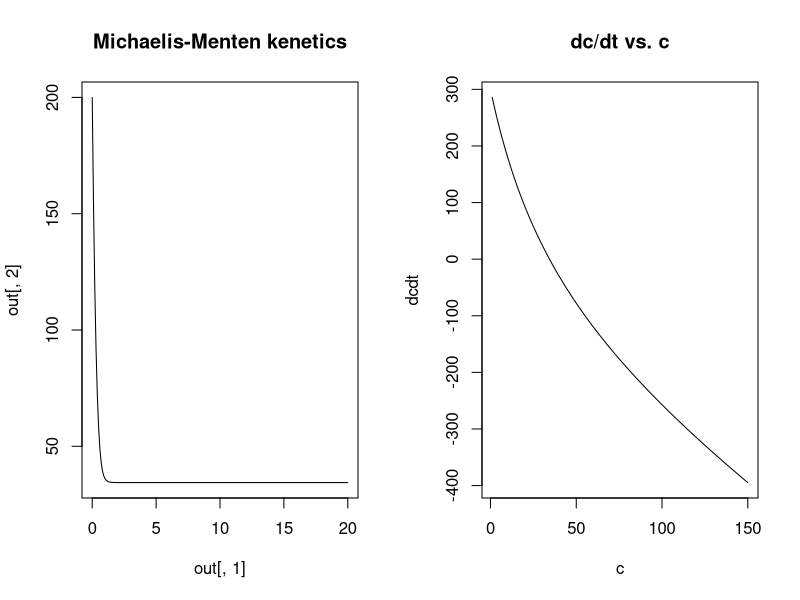

Source code (R):
library(deSolve)

#define the drowth function with fishing

logisticGrowthWithFishing <- function(t, c, P) {
  dcdt <- -1 * P$Kmax * c /(P$Kn + c) * P$n + P$I - P$m * c
  list(dcdt)
  
}

# set the vector of time-points for the output
timevec <- seq(0, 20, by=0.1)

# list of parameters

P <- list(Kmax = 50, Kn = 40, I = 300, m = 2, n = 10)

c0 <- 200 #initial concentration

# call the ode function
c <- 150:1
out <- ode(y = c0, func = logisticGrowthWithFishing, times = timevec, parms = P)
dcdt <- unlist(logisticGrowthWithFishing(1, c, P))
par(mfrow = c(1,2))
plot(out[,1], out[,2], type='l', main = 'Michaelis-Menten kenetics')
plot(c, dcdt, type='l', main='dc/dt vs. c')
